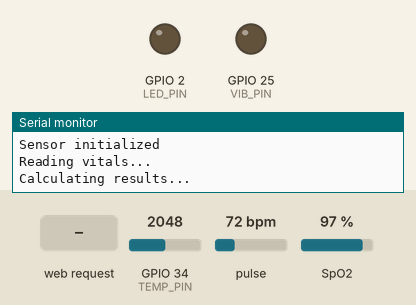
Simulated run of this sketch. Board: ESP32. Shown: output pins drawn as LEDs (lit = HIGH), the last lines printed to the serial monitor. The inputs (shaded band) are chosen by the test bench; at power-on: pulse 72 bpm, GPIO 34 (TEMP_PIN) = 2048, SpO2 97 %. WiFi joins after 1.5 s; servers stay silent unless stated.

Above: at 2.7 s.
2.8 s: HTTP request GET /vibrate?pattern=1 received
At 3.2 s:
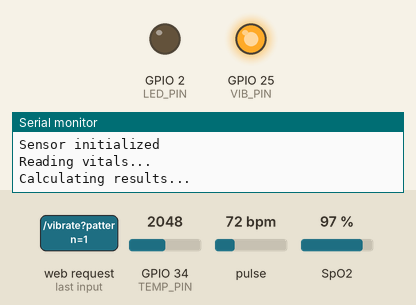
At 4.5 s:
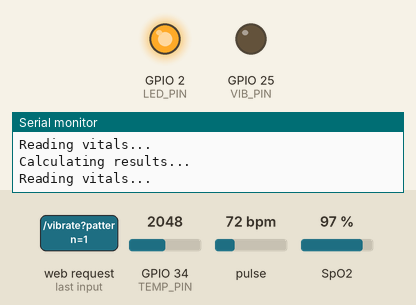
6.3 s: pulse set to 130 bpm
9.8 s: pulse set to 113 bpm
14.1 s: pulse set to 108 bpm
Timing chart, 0 to 18.6 s (numbered marks = the images above; inputs shaded):
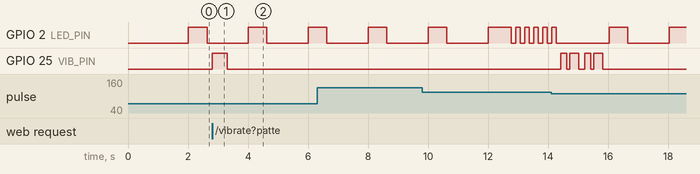

The sketch:

main.ino
```cpp
// === Includes ===
#include <WiFi.h>
#include <WebServer.h>
#include <Wire.h>
#include "MAX30105.h"                 // Heart rate & SpO2 sensor
#include "spo2_algorithm.h"          // SpO2 calculation algorithm
#include <math.h>

// === Sensor and Pins ===
MAX30105 sensor;
#define LED_PIN   2                  // LED indicator for status
#define VIB_PIN   25                 // Pin connected to vibration motor
#define TEMP_PIN  34                 // Analog pin for thermistor

// === Wi-Fi Setup ===
const char* ssid = "Kavi";           // Wi-Fi SSID
const char* password = "kavindu15763"; // Wi-Fi Password
WebServer server(80);               // HTTP server on port 80

// === Thresholds for triggering alerts ===
#define HR_THRESHOLD      110       // BPM
#define SPO2_THRESHOLD    94        // Percentage
#define TEMP_THRESHOLD    37.5      // Celsius

// === Thermistor Configuration ===
const float SERIES_RESISTOR = 10000.0;
const float NOMINAL_RESISTANCE = 10000.0;
const float NOMINAL_TEMPERATURE = 25.0;
const float BETA = 3950.0;          // B-constant from thermistor datasheet

// === Sensor Data Buffers ===
#define SAMPLE_COUNT 50             // Number of samples per reading cycle
uint32_t irBuffer[SAMPLE_COUNT];
uint32_t redBuffer[SAMPLE_COUNT];

// === Measured Values ===
int32_t spo2;
int8_t validSPO2;
int32_t heartRate;
int8_t validHeartRate;
float tempC = 0;

// === Alert Flags ===
bool isHRBad = false;
bool isSpO2Bad = false;
bool isTempBad = false;
bool alertTriggered = false;
unsigned long alertStartTime = 0;

// === Latest Sensor Reading for Web ===
String latestJSON = "{\"heartRate\":0,\"spo2\":0,\"temp\":0}";

// === Timing ===
unsigned long lastReadTime = 0;
const unsigned long readInterval = 2000; // 2 seconds

// === Function to Trigger Vibration Alerts ===
void vibratePattern(int pattern) {
  switch (pattern) {
    case 1: digitalWrite(VIB_PIN, HIGH); delay(500); digitalWrite(VIB_PIN, LOW); break;
    case 2:
      for (int i = 0; i < 2; i++) {
        digitalWrite(VIB_PIN, HIGH); delay(150);
        digitalWrite(VIB_PIN, LOW); delay(150);
      }
      break;
    case 3:
      digitalWrite(VIB_PIN, HIGH); delay(200);
      digitalWrite(VIB_PIN, LOW); delay(100);
      digitalWrite(VIB_PIN, HIGH); delay(300);
      digitalWrite(VIB_PIN, LOW);
      break;
  }
}

// === HTML Dashboard Response ===
String htmlPage() {
  String bgColor = (isHRBad || isSpO2Bad || isTempBad) ? "#ff4444" : "#1c1c1c";
  String textColor = (isHRBad || isSpO2Bad || isTempBad) ? "white" : "#00ffcc";
  String html = "<!DOCTYPE html><html><head>"
    "<title>Health Monitor</title>"
    "<meta name='viewport' content='width=device-width, initial-scale=1'>"
    "<script src='https://cdn.jsdelivr.net/npm/chart.js'></script>"
    "<style>"
    "body { background:" + bgColor + "; color:" + textColor + "; font-family: sans-serif; text-align:center; padding:20px; transition:0.3s; }"
    "h1 { font-size: 28px; margin-bottom: 20px; }"
    "p { font-size: 20px; margin: 10px 0; }"
    "button { padding: 12px 24px; margin: 8px; font-size: 16px; background: #222; color: #00ffcc; border: none; border-radius: 8px; cursor:pointer; transition:0.2s; }"
    "button:hover { background: #00ffcc; color: #000; }"
    "canvas { max-width: 100%; height: 200px; }"
    "</style></head><body>"
    "<h1>Smart Health Monitor</h1>"
    "<p id='hr'>Heart Rate: -- bpm</p>"
    "<p id='spo2'>SpO2: -- %</p>"
    "<p id='temp'>Temperature: -- °C</p>"
    "<button onclick=\"sendVibe(1)\">Take Rest</button>"
    "<button onclick=\"sendVibe(2)\">Drink Water</button>"
    "<button onclick=\"sendVibe(3)\">Report to Office</button>"
    "<canvas id='chart'></canvas>"
    "<script>"
    "let hrData = [], labels = [], spo2Data = [], tempData = [];"
    "let chart = new Chart(document.getElementById('chart').getContext('2d'), {type: 'line', data: {labels: labels, datasets: ["
    "{ label: 'Heart Rate', data: hrData, borderColor: '#00ffcc', fill: false },"
    "{ label: 'SpO2', data: spo2Data, borderColor: '#00cc66', fill: false },"
    "{ label: 'Temp', data: tempData, borderColor: '#ffcc00', fill: false }]},"
    "options: {scales: {x: { display: false }, y: { beginAtZero: false }}, animation: false}});"
    "async function fetchData() {"
    "const res = await fetch('/data');"
    "const json = await res.json();"
    "document.getElementById('hr').innerText = 'Heart Rate: ' + json.heartRate + ' bpm';"
    "document.getElementById('spo2').innerText = 'SpO2: ' + json.spo2 + ' %';"
    "document.getElementById('temp').innerText = 'Temperature: ' + json.temp + ' °C';"
    "if (labels.length > 30) { labels.shift(); hrData.shift(); spo2Data.shift(); tempData.shift(); }"
    "let ts = new Date().toLocaleTimeString();"
    "labels.push(ts); hrData.push(json.heartRate); spo2Data.push(json.spo2); tempData.push(json.temp);"
    "chart.update();"
    "}"
    "function sendVibe(pat) { fetch('/vibrate?pattern=' + pat); }"
    "setInterval(fetchData, 2000);"
    "</script></body></html>";
  return html;
}

// === HTTP Request Handlers ===
void handleRoot() { server.send(200, "text/html", htmlPage()); }
void handleVibration() {
  if (server.hasArg("pattern")) vibratePattern(server.arg("pattern").toInt());
  server.send(200, "text/plain", "OK");
}
void handleData() { server.send(200, "application/json", latestJSON); }

// === Setup Function ===
void setup() {
  Serial.begin(115200);
  pinMode(LED_PIN, OUTPUT);
  pinMode(VIB_PIN, OUTPUT);
  digitalWrite(VIB_PIN, LOW);
  Wire.begin(21, 22);               // I2C pins

  WiFi.begin(ssid, password);
  while (WiFi.status() != WL_CONNECTED) delay(500);
  Serial.println("WiFi Connected!");
  Serial.println(WiFi.localIP());

  // Web server routes
  server.on("/", handleRoot);
  server.on("/vibrate", handleVibration);
  server.on("/data", handleData);
  server.begin();

  // MAX30105 sensor initialization
  if (!sensor.begin(Wire, I2C_SPEED_STANDARD)) {
    Serial.println("MAX30102 not found!");
    while (1);
  }
  sensor.setup();
  sensor.setPulseAmplitudeRed(0x3F);
  sensor.setPulseAmplitudeIR(0x7F);
  sensor.setLEDMode(3);
  sensor.setFIFOAverage(8);
  sensor.setSampleRate(100);
  sensor.setPulseWidth(411);
  sensor.setADCRange(4096);
  Serial.println("Sensor initialized");
}

// === Main Loop ===
void loop() {
  server.handleClient();
  unsigned long now = millis();

  // Read data every 2 seconds
  if (now - lastReadTime >= readInterval && sensor.getIR() > 15000) {
    lastReadTime = now;
    digitalWrite(LED_PIN, HIGH);
    Serial.println("Reading vitals...");

    // Fill buffers
    for (int i = 0; i < SAMPLE_COUNT; i++) {
      while (!sensor.available()) sensor.check();
      redBuffer[i] = sensor.getRed();
      irBuffer[i] = sensor.getIR();
      sensor.nextSample();
    }

    digitalWrite(LED_PIN, LOW);
    Serial.println("Calculating results...");

    // Calculate HR and SpO2
    maxim_heart_rate_and_oxygen_saturation(irBuffer, SAMPLE_COUNT, redBuffer, &spo2, &validSPO2, &heartRate, &validHeartRate);

    // Read temp
    tempC = readTemperature();
    isHRBad   = validHeartRate && heartRate > HR_THRESHOLD;
    isSpO2Bad = validSPO2     && spo2 < SPO2_THRESHOLD;
    isTempBad = tempC > TEMP_THRESHOLD;

    // Alert handling
    if (isHRBad || isSpO2Bad || isTempBad) {
      if (!alertTriggered) {
        alertTriggered = true;
        alertStartTime = now;
        Serial.println("Abnormal detected. Waiting for confirmation...");
      } else if (now - alertStartTime >= 5000) {
        Serial.println("🚨 Triggering alert!");
        alertFlash(); alertVibrate();
        alertTriggered = false;
      }
    } else {
      alertTriggered = false;
    }

    // Update JSON for web
    latestJSON = "{";
    latestJSON += "\"heartRate\":" + String(heartRate / 2) + ",";
    latestJSON += "\"spo2\":" + String(spo2) + ",";
    latestJSON += "\"temp\":" + String(tempC, 1) + "}";
  }
}

// === Read Temperature from Thermistor ===
float readTemperature() {
  int adc = analogRead(TEMP_PIN);
  float voltage = adc * 3.3 / 4095.0;
  float resistance = SERIES_RESISTOR * (3.3 / voltage - 1);
  float steinhart = log(resistance / NOMINAL_RESISTANCE) / BETA + (1.0 / (NOMINAL_TEMPERATURE + 273.15));
  return (1.0 / steinhart) - 273.15;
}

// === LED Alert ===
void alertFlash() {
  for (int i = 0; i < 6; i++) {
    digitalWrite(LED_PIN, HIGH); delay(150);
    digitalWrite(LED_PIN, LOW); delay(150);
  }
}

// === Vibration Motor Alert ===
void alertVibrate() {
  for (int i = 0; i < 2; i++) {
    digitalWrite(VIB_PIN, HIGH); delay(200);
    digitalWrite(VIB_PIN, LOW); delay(100);
    digitalWrite(VIB_PIN, HIGH); delay(300);
    digitalWrite(VIB_PIN, LOW); delay(200);
  }
}
```

Measured:
- after the input at 2.8 s, GPIO 25 (VIB_PIN): LOW → HIGH at once, → LOW 0.50 s later
